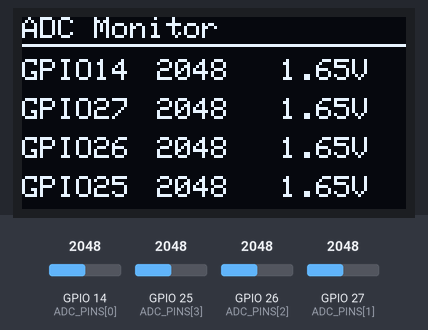
Bench run of a sketch on a simulated ESP32. Shown: 128×64 one-colour display. Inputs (shaded band) come from the test bench; at power-on: GPIO 14 (ADC_PINS[0]) = 2048, GPIO 25 (ADC_PINS[3]) = 2048, GPIO 26 (ADC_PINS[2]) = 2048, GPIO 27 (ADC_PINS[1]) = 2048. What the sketch prints to the serial monitor is not drawn.

Above: at 2.4 s.
2.5 s: GPIO 14 (ADC_PINS[0]) set to 122
At 3.8 s:
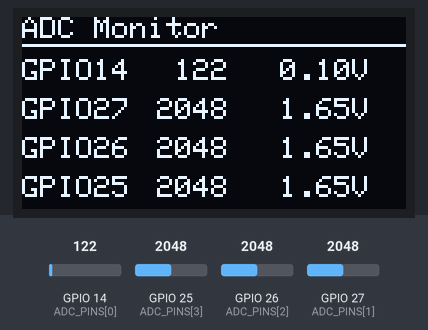
4.2 s: GPIO 25 (ADC_PINS[3]) set to 1036
At 5.0 s:
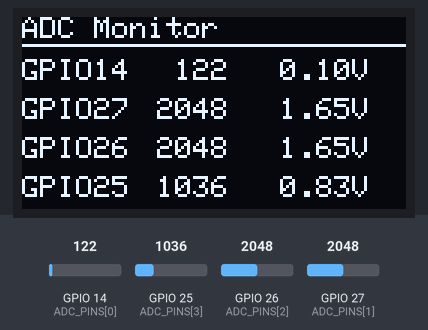
5.7 s: GPIO 25 (ADC_PINS[3]) set to 970
At 6.1 s:
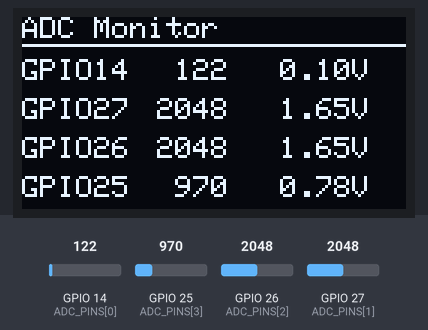
7.2 s: GPIO 26 (ADC_PINS[2]) set to 1071
At 8.4 s:
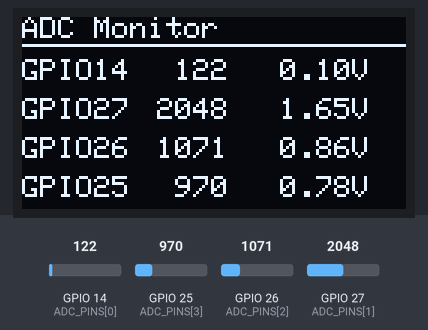
8.7 s: GPIO 26 (ADC_PINS[2]) set to 939
At 9.6 s:
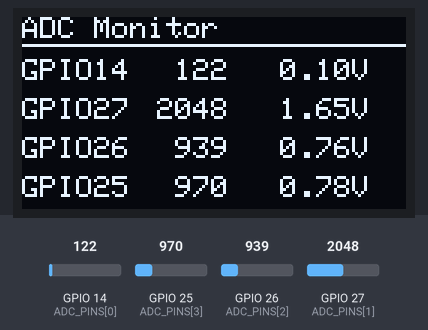
10.2 s: GPIO 27 (ADC_PINS[1]) set to 1030
At 10.8 s:
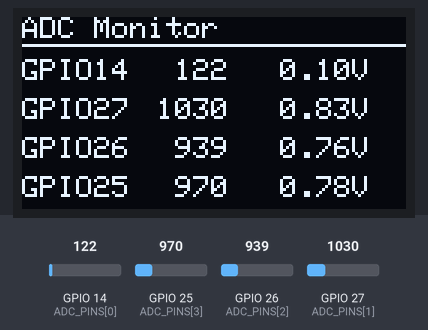
11.7 s: GPIO 27 (ADC_PINS[1]) set to 944
Timing chart, 0 to 14.2 s (numbered marks = the images above; inputs shaded):
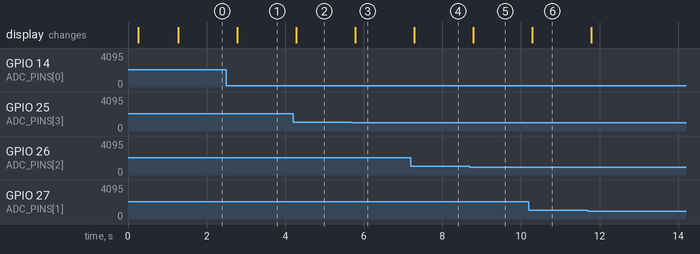

Measured:
- after the input at 2.5 s, the display: changes after 0.28 s (image 1)
- after the input at 4.2 s, the display: changes after 0.08 s (image 2)
- after the input at 5.7 s, the display: changes after 0.08 s (image 3)
- after the input at 7.2 s, the display: changes after 0.08 s (image 4)
- after the input at 8.7 s, the display: changes after 0.08 s (image 5)
- after the input at 10.2 s, the display: changes after 0.08 s (image 6)

The sketch:

esp32_adc_oled.ino
```cpp
/*
 * ESP32-WROOM 四路 ADC 检测 + OLED 显示
 *
 * 引脚配置：
 *   - ADC 检测：GPIO14, GPIO27, GPIO26, GPIO25（均为 ADC1 通道，Wi-Fi 运行时可用）
 *   - OLED I2C：SDA = GPIO23，SCL = GPIO21
 *
 * 依赖库（Arduino IDE 库管理器安装）：
 *   - Adafruit GFX Library
 *   - Adafruit SSD1306
 *
 * OLED 型号：SSD1306 0.96" 128x64 I2C（地址一般为 0x3C，部分模块为 0x3D）
 */

#include <Wire.h>
#include <Adafruit_GFX.h>
#include <Adafruit_SSD1306.h>

// ---------------- 引脚与参数定义 ----------------

// ADC 检测引脚
static const uint8_t ADC_PINS[]  = {14, 27, 26, 25};
static const uint8_t ADC_COUNT   = sizeof(ADC_PINS) / sizeof(ADC_PINS[0]);

// OLED I2C 引脚
static const uint8_t OLED_SDA    = 22;
static const uint8_t OLED_SCL    = 21;

// OLED 显示参数
static const uint16_t SCREEN_W   = 128;
static const uint16_t SCREEN_H   = 64;
static const uint8_t  OLED_ADDR  = 0x3C;   // 如显示不出改为 0x3D

// ESP32 ADC 默认 12 位（0-4095），参考电压约 3.3V
static const float    ADC_VREF   = 3.3f;
static const uint16_t ADC_MAX    = 4095;

// 刷新间隔（毫秒），避免 OLED 闪烁过快
static const uint32_t SAMPLE_INTERVAL_MS = 300;

// ---------------- OLED 对象 ----------------
Adafruit_SSD1306 display(SCREEN_W, SCREEN_H, &Wire, -1);

// ---------------- 初始化 ----------------
void setup() {
  Serial.begin(115200);
  delay(200);

  // 初始化 I2C，指定 SDA / SCL 引脚
  Wire.begin(OLED_SDA, OLED_SCL);

  // 初始化 OLED
  if (!display.begin(SSD1306_SWITCHCAPVCC, OLED_ADDR)) {
    Serial.println(F("[OLED] 未找到 SSD1306 屏，请检查接线与地址"));
    while (true) {
      delay(1000);  // 停在这里，避免后续逻辑空跑
    }
  }

  // 显示启动画面
  display.clearDisplay();
  display.setTextColor(SSD1306_WHITE);
  display.setTextSize(1);
  display.setCursor(20, 0);
  display.println(F("ESP32 ADC OLED"));
  display.setCursor(10, 16);
  display.println(F("ADC: 14 27 26 25"));
  display.setCursor(10, 28);
  display.println(F("SDA:23  SCL:21"));
  display.setCursor(10, 48);
  display.println(F("Starting..."));
  display.display();
  delay(1000);
}

// ---------------- 主循环 ----------------
void loop() {
  static uint32_t lastTick = 0;
  uint32_t now = millis();
  if (now - lastTick < SAMPLE_INTERVAL_MS) {
    return;
  }
  lastTick = now;

  // 逐路读取 ADC 并换算电压
  uint16_t values[ADC_COUNT];
  float    volts[ADC_COUNT];
  for (uint8_t i = 0; i < ADC_COUNT; i++) {
    values[i] = analogRead(ADC_PINS[i]);
    volts[i]  = (float)values[i] / ADC_MAX * ADC_VREF;
  }

  // 刷新 OLED
  display.clearDisplay();

  // 标题
  display.setTextSize(1);
  display.setTextColor(SSD1306_WHITE);
  display.setCursor(0, 0);
  display.println(F("ADC Monitor"));
  display.drawLine(0, 9, SCREEN_W, 9, SSD1306_WHITE);

  // 四路数据，每行一个 GPIO
  for (uint8_t i = 0; i < ADC_COUNT; i++) {
    // 行高 13px，从 y=14 开始，最后一行（i=3）到 y=53
    int y = 14 + i * 13;
    display.setCursor(0, y);
    display.printf("GPIO%2d", ADC_PINS[i]);

    display.setCursor(45, y);
    display.printf("%4u", values[i]);

    display.setCursor(80, y);
    display.printf("%5.2fV", volts[i]);
  }

  display.display();

  // 串口同步输出，方便调试
  for (uint8_t i = 0; i < ADC_COUNT; i++) {
    Serial.printf("GPIO%2u=%4u (%.2fV)  ", ADC_PINS[i], values[i], volts[i]);
  }
  Serial.println();
}
```
